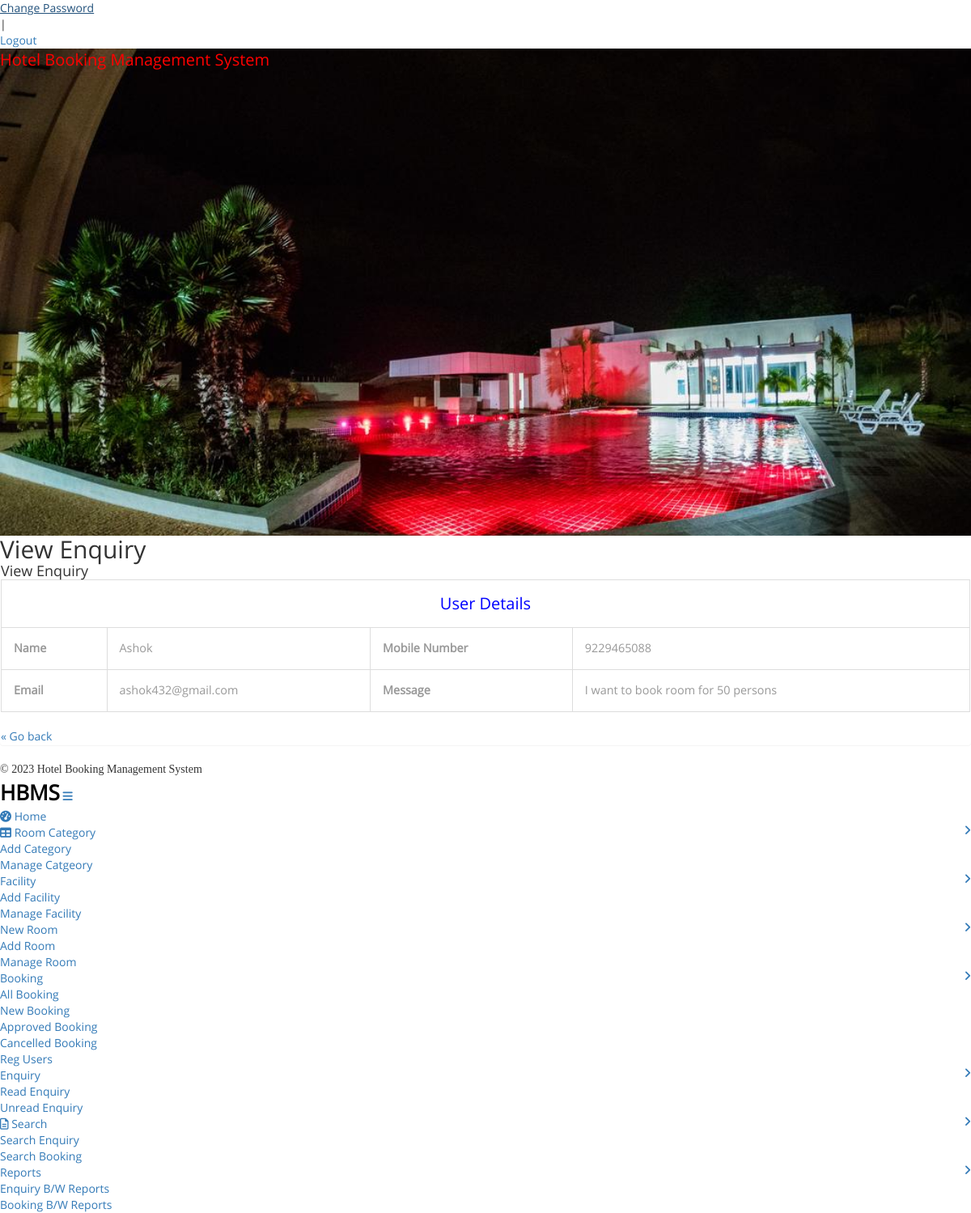
Page /view_enquiry/1 (signed in) on the committed database.
### hotel/models.py (models this page shows, shortened)
class Contact(models.Model):
    name = models.CharField(max_length=50)
    mobilenumber = models.CharField(max_length=10)
    emailid = models.CharField(max_length=100)
    message = models.CharField(max_length=500)
    enquirydate = models.DateField()
    isread = models.CharField(max_length=10)

### hotel/views.py (the view)
# urls.py: path('view_enquiry/<int:pid>',view_enquiry, name='view_enquiry'),
def view_enquiry(request,pid):
    if not request.user.is_authenticated:
        return redirect('admin_login')
    contact = Contact.objects.get(id=pid)
    contact.isread = "yes"
    contact.save()
    d = {'contact': contact}
    return render(request, 'view_enquiry.html', d)

### hotel/templates/view_enquiry.html (shortened to what this page needs)
{% load static %}
{% block body %}
<html>
<head>
<link href="{% static 'admin/css/bootstrap.min.css' %}" rel='stylesheet' type='text/css' />
<link href="{% static 'admin/css/style.css' %}" rel='stylesheet' type='text/css' />
<link href="{% static 'admin/css/font-awesome.css' %}" rel="stylesheet">
<link rel="stylesheet" href="{% static 'admin/css/icon-font.min.css' %}" type='text/css' />
</head>
<body>
   <div class="page-container">
	<div class="left-content">
	   <div class="inner-content">
			{% include 'adminheader.html' %}
			<div class="content">
<div class="women_main">
	<div class="grids">
					<div class="progressbar-heading grids-heading">
						<h2>View Enquiry</h2>
					</div>
					<div class="panel panel-widget forms-panel">
						<div class="forms">
							<div class="form-grids widget-shadow" data-example-id="basic-forms">
								<div class="form-title">
									<h4>View Enquiry</h4>
								</div>
								<div class="form-body">
    <table border="1" class="table table-bordered">
 <tr align="center">
<td colspan="4" style="font-size:20px;color:blue">
 User Details</td></tr>
    <tr>
    <th scope>Name</th>
    <td>{{contact.name}}</td>
    <th scope>Mobile Number</th>
    <td>{{contact.mobilenumber}}</td>
  </tr>
  <tr>
    <th scope>Email</th>
    <td>{{contact.emailid}}</td>
    <th>Message</th>
    <td>{{contact.message}}</td>
  </tr>
</table>
<p>
	<a href="javascript:history.go(-1)" title="Return to the previous page">&laquo; Go back</a>
</p>
								</div>
							</div>
						</div>
					</div>
				</div>
{% include 'adminfooter.html' %}
</div>
</div>
		</div>
</div>
			{% include 'adminsidebar.html' %}
							</div>
</body>
</html>
{% endblock %}

### hotel/static/css/style.css (style rules this page uses)
body a { transition:0.5s all; -webkit-transition:0.5s all; -moz-transition:0.5s all; -o-transition:0.5s all; -ms-transition:0.5s all; }
h1,h2,h3,h4,h5,h6 { padding:0 0; margin:0 0; }
p { padding:0 0; margin:0 0; }
body { padding:0 0; margin:0 0; font-family: 'OpenSans-Regular' }
.table > thead > tr > th, .table > tbody > tr > th, .table > tfoot > tr > th, .table > thead > tr > td, .table > tbody > tr > td, .table > tfoot > tr > td { border-top: none !important; }
.table td, .table>tbody>tr>td, .table>tbody>tr>th, .table>tfoot>tr>td, .table>tfoot>tr>th, .table>thead>tr>td, .table>thead>tr>th { padding: 15px!important; }
.table > thead > tr > th, .table > tbody > tr > th, .table > tfoot > tr > th, .table > thead > tr > td, .table > tbody > tr > td, .table > tfoot > tr > td { font-size: 0.9em; color: #999; border-top: none !important; }

### rows in the picture
Contact: name "Ashok", mobilenumber "9229465088", emailid "ashok432@gmail.com", message "I want to book room for 50 persons"
